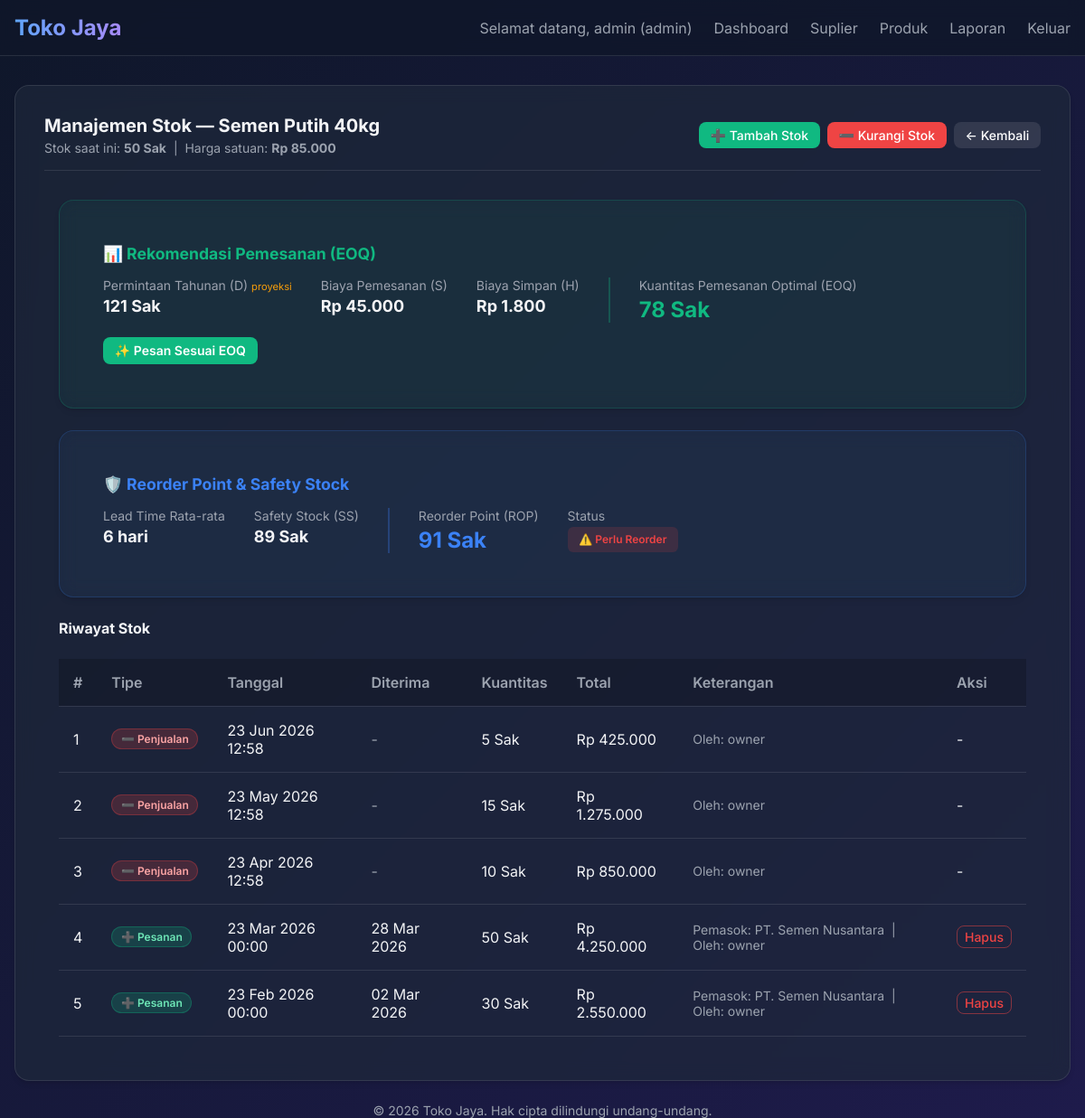
/public/products/2/orders (signed in), run on the app's committed database.
### tables this page shows
CREATE TABLE IF NOT EXISTS `products` (
  `id` int(11) NOT NULL AUTO_INCREMENT,
  `name` varchar(255) NOT NULL,
  `unit` varchar(50) NOT NULL,
  `price` decimal(15,2) NOT NULL,
  `stock` int(11) NOT NULL DEFAULT '0',
  `ordering_cost` decimal(15,2) NOT NULL DEFAULT '0',
  `holding_cost` decimal(15,2) NOT NULL DEFAULT '0',
  `created_at` datetime NOT NULL,
  `updated_at` datetime NOT NULL,
  PRIMARY KEY (`id`)
);

CREATE TABLE IF NOT EXISTS `sales` (
  `id` int(11) NOT NULL AUTO_INCREMENT,
  `date` datetime NOT NULL,
  `quantity` int(11) NOT NULL,
  `amount` decimal(15,2) NOT NULL,
  `created_by` int(11) NOT NULL,
  `product_id` int(11) NOT NULL,
  `created_at` datetime NOT NULL,
  `updated_at` datetime NOT NULL,
  PRIMARY KEY (`id`),
  KEY `created_by` (`created_by`),
  KEY `product_id` (`product_id`),
  CONSTRAINT `sales_ibfk_1` FOREIGN KEY (`created_by`) REFERENCES `users` (`id`) ON DELETE CASCADE,
  CONSTRAINT `sales_ibfk_2` FOREIGN KEY (`product_id`) REFERENCES `products` (`id`) ON DELETE CASCADE
);

CREATE TABLE IF NOT EXISTS `orders` (
  `id` int(11) NOT NULL AUTO_INCREMENT,
  `date` date NOT NULL,
  `received_date` date DEFAULT NULL COMMENT 'Tanggal barang diterima dari supplier',
  `order_quantity` int(11) NOT NULL,
  `amount` decimal(15,2) NOT NULL,
  `ordered_by` int(11) NOT NULL,
  `supplier_id` int(11) NOT NULL,
  `product_id` int(11) NOT NULL,
  `created_at` datetime NOT NULL,
  `updated_at` datetime NOT NULL,
  PRIMARY KEY (`id`),
  KEY `ordered_by` (`ordered_by`),
  KEY `supplier_id` (`supplier_id`),
  KEY `product_id` (`product_id`),
  CONSTRAINT `orders_ibfk_1` FOREIGN KEY (`ordered_by`) REFERENCES `users` (`id`) ON DELETE CASCADE,
  CONSTRAINT `orders_ibfk_2` FOREIGN KEY (`supplier_id`) REFERENCES `suppliers` (`id`) ON DELETE CASCADE,
  CONSTRAINT `orders_ibfk_3` FOREIGN KEY (`product_id`) REFERENCES `products` (`id`) ON DELETE CASCADE
);

### app/views/orders/index.php (the view, shortened to what the rows shown need)
<div class="card mb-4">
    <div class="card-header">
        <div>
            <h2 class="text-xl fw-bold">Manajemen Stok — <?= htmlspecialchars($data['product']['name']); ?></h2>
            <p class="text-muted text-sm mt-1">
                Stok saat ini: <strong><?= number_format($data['product']['stock']); ?> <?= htmlspecialchars($data['product']['unit']); ?></strong>
                &nbsp;|&nbsp; Harga satuan: <strong>Rp <?= number_format($data['product']['price'], 0, ',', '.'); ?></strong>
            </p>
        </div>
        <div style="display:flex; gap:.5rem; align-items:center; flex-wrap:wrap;">
            <?php if($_SESSION['role'] !== 'owner'): ?>
            <button class="btn btn-secondary btn-sm" onclick="openModal('modalOrder')" id="btnTambahStok">
                ➕ Tambah Stok
            </button>
            <button class="btn btn-danger btn-sm" onclick="openModal('modalSale')" id="btnKurangiStok">
                ➖ Kurangi Stok
            </button>
            <?php endif; ?>
            <a href="<?= BASEURL; ?>/products" class="btn btn-sm" style="background:rgba(255,255,255,0.1); color:#fff;">← Kembali</a>
        </div>
    </div>
    <div class="card-body">
        <div class="card mb-4" style="background: rgba(16, 185, 129, 0.05); border: 1px solid rgba(16, 185, 129, 0.2);">
            <div class="card-body">
                <h3 class="fw-bold mb-3" style="color: #10b981; font-size: 1.1rem;">📊 Rekomendasi Pemesanan (EOQ)</h3>
                <?php if ($data['ordering_cost'] == 0 || $data['holding_cost'] == 0): ?>
                    <p class="text-muted text-sm mb-0">Parameter EOQ belum lengkap. Silakan isi Biaya Pemesanan (S) dan Biaya Penyimpanan (H) pada halaman <a href="<?= BASEURL; ?>/products/edit/<?= $data['product']['id']; ?>" style="color: #10b981; text-decoration: underline;">Ubah Produk</a>.</p>
                <?php elseif ($data['demand'] == 0): ?>
                    <p class="text-muted text-sm mb-0">Belum ada data penjualan untuk produk ini. Tambahkan penjualan terlebih dahulu.</p>
                <?php else: ?>
                    <div class="d-flex flex-wrap" style="gap: 2rem;">
                        <div>
                            <p class="text-sm text-muted mb-1">Permintaan Tahunan (D) <?php if ($data['data_months'] < 12): ?><span style="color:#f59e0b; font-size:0.7rem;">proyeksi</span><?php endif; ?></p>
                            <p class="fw-bold text-lg"><?= number_format($data['demand']); ?> <?= htmlspecialchars($data['product']['unit']); ?></p>
                        </div>
                        <div>
                            <p class="text-sm text-muted mb-1">Biaya Pemesanan (S)</p>
                            <p class="fw-bold text-lg">Rp <?= number_format($data['ordering_cost'], 0, ',', '.'); ?></p>
                        </div>
                        <div>
                            <p class="text-sm text-muted mb-1">Biaya Simpan (H)</p>
                            <p class="fw-bold text-lg">Rp <?= number_format($data['holding_cost'], 0, ',', '.'); ?></p>
                        </div>
                        <div style="border-left: 2px solid rgba(16, 185, 129, 0.3); padding-left: 2rem;">
                            <p class="text-sm text-muted mb-1">Kuantitas Pemesanan Optimal (EOQ)</p>
                            <p class="fw-bold text-2xl" style="color: #10b981;"><?= number_format($data['eoq']); ?> <?= htmlspecialchars($data['product']['unit']); ?></p>
                        </div>
                    </div>
                    <?php if($_SESSION['role'] !== 'owner'): ?>
                    <div class="mt-3">
                        <button class="btn btn-sm" style="background: #10b981; color: #fff; font-weight: 600;" onclick="pesanSesuaiEOQ(<?= $data['eoq']; ?>)">
                            ✨ Pesan Sesuai EOQ
                        </button>
                    </div>
                    <?php endif; ?>
                <?php endif; ?>
            </div>
        </div>
        <div class="card mb-4" style="background: rgba(59, 130, 246, 0.05); border: 1px solid rgba(59, 130, 246, 0.2);">
            <div class="card-body">
                <h3 class="fw-bold mb-3" style="color: #3b82f6; font-size: 1.1rem;">🛡️ Reorder Point & Safety Stock</h3>
                <?php if ($data['lead_time'] <= 0 || $data['demand'] <= 0): ?>
                    <p class="text-muted text-sm mb-0">Data belum cukup untuk menghitung ROP. Diperlukan minimal data penjualan dan pesanan yang sudah diterima untuk menghitung Lead Time.</p>
                <?php else: ?>
                    <div class="d-flex flex-wrap" style="gap: 2rem;">
                        <div>
                            <p class="text-sm text-muted mb-1">Lead Time Rata-rata</p>
                            <p class="fw-bold text-lg"><?= $data['lead_time']; ?> hari</p>
                        </div>
                        <div>
                            <p class="text-sm text-muted mb-1">Safety Stock (SS)</p>
                            <p class="fw-bold text-lg"><?= number_format($data['safety_stock']); ?> <?= htmlspecialchars($data['product']['unit']); ?></p>
                        </div>
                        <div style="border-left: 2px solid rgba(59, 130, 246, 0.3); padding-left: 2rem;">
                            <p class="text-sm text-muted mb-1">Reorder Point (ROP)</p>
                            <p class="fw-bold text-2xl" style="color: #3b82f6;"><?= number_format($data['rop']); ?> <?= htmlspecialchars($data['product']['unit']); ?></p>
                        </div>
                        <div>
                            <p class="text-sm text-muted mb-1">Status</p>
                            <?php if ($data['rop_status'] === 'reorder'): ?>
                                <span class="badge" style="background: rgba(239, 68, 68, 0.15); color: #ef4444; padding: 0.4rem 0.8rem; border-radius: 6px; font-weight: 600;">⚠️ Perlu Reorder</span>
                            <?php else: ?>
                                <span class="badge" style="background: rgba(16, 185, 129, 0.15); color: #10b981; padding: 0.4rem 0.8rem; border-radius: 6px; font-weight: 600;">✓ Stok Aman</span>
                            <?php endif; ?>
                        </div>
                    </div>
                <?php endif; ?>
            </div>
        </div>
        <h3 class="fw-bold mb-2" style="font-size:1rem;">Riwayat Stok</h3>
        <div class="table-responsive">
            <table class="table">
                <thead>
                    <tr>
                        <th>#</th>
                        <th>Tipe</th>
                        <th>Tanggal</th>
                        <th>Diterima</th>
                        <th>Kuantitas</th>
                        <th>Total</th>
                        <th>Keterangan</th>
                        <th>Aksi</th>
                    </tr>
                </thead>
                <tbody>
                    <?php
                    $history = [];
                    foreach ($data['orders'] as $o) {
                        $history[] = [
                            'type'          => 'order',
                            'id'            => $o['id'],
                            'date'          => $o['date'],
                            'received_date' => $o['received_date'] ?? null,
                            'quantity'      => $o['order_quantity'],
                            'amount'        => $o['amount'],
                            'keterangan'    => 'Pemasok: ' . htmlspecialchars($o['supplier_name']) . ' &nbsp;|&nbsp; Oleh: ' . htmlspecialchars($o['ordered_by_name']),
                        ];
                    }
                    foreach ($data['sales'] as $s) {
                        $history[] = [
                            'type'       => 'sale',
                            'id'         => $s['id'],
                            'date'       => $s['date'],
                            'quantity'   => $s['quantity'],
                            'amount'     => $s['amount'],
                            'keterangan' => 'Oleh: ' . htmlspecialchars($s['created_by_name']),
                        ];
                    }
                    usort($history, fn($a, $b) => strtotime($b['date']) - strtotime($a['date']));
                    ?>
                    <?php if (empty($history)): ?>
                        <tr>
                            <td colspan="8" class="text-center text-muted">Belum ada riwayat stok.</td>
                        </tr>
                    <?php else: ?>
                        <?php foreach ($history as $i => $row): ?>
                            <tr>
                                <td><?= $i + 1; ?></td>
                                <td>
                                    <?php if ($row['type'] === 'order'): ?>
                                        <span class="stok-badge stok-badge--order">➕ Pesanan</span>
                                    <?php else: ?>
                                        <span class="stok-badge stok-badge--sale">➖ Penjualan</span>
                                    <?php endif; ?>
                                </td>
                                <td><?= date('d M Y H:i', strtotime($row['date'])); ?></td>
                                <td>
                                    <?php if ($row['type'] === 'order'): ?>
                                        <?php if (!empty($row['received_date'])): ?>
                                            <span class="text-success"><?= date('d M Y', strtotime($row['received_date'])); ?></span>
                                        <?php endif; ?>
                                    <?php else: ?>
                                        <span class="text-muted">-</span>
                                    <?php endif; ?>
                                </td>
                                <td><?= number_format($row['quantity']); ?> <?= htmlspecialchars($data['product']['unit']); ?></td>
                                <td>Rp <?= number_format($row['amount'], 0, ',', '.'); ?></td>
                                <td class="text-muted text-sm"><?= $row['keterangan']; ?></td>
                                <td>
                                    <?php if ($row['type'] === 'order'): ?>
                                    <form action="<?= BASEURL; ?>/products/<?= $data['product']['id']; ?>/orders" method="POST" style="display:inline;" onsubmit="return confirm('Apakah Anda yakin ingin menghapus pesanan ini? Stok akan dikurangi sesuai dengan kuantitas pesanan.');">
                                        <button type="submit" class="btn btn-sm" style="padding: 0.2rem 0.5rem; background: transparent; color: #ef4444; border: 1px solid rgba(239, 68, 68, 0.5);" title="Hapus Pesanan">Hapus</button>
                                    </form>
                                    <?php else: ?>
                                    -
                                    <?php endif; ?>
                                </td>
                            </tr>
                        <?php endforeach; ?>
                    <?php endif; ?>
                </tbody>
            </table>
        </div>
    </div>
</div>

### data on the page
products: name "Semen Putih 40kg", stock "50", unit "Sak", price "85.000"
sales: shows "➖ Penjualan", date "23 Jun 2026 12:58", quantity "5", product.unit "Sak", amount "425.000", keterangan "Oleh: owner"
sales: shows "➖ Penjualan", date "23 May 2026 12:58", quantity "15", product.unit "Sak", amount "1.275.000", keterangan "Oleh: owner"
sales: shows "➖ Penjualan", date "23 Apr 2026 12:58", quantity "10", product.unit "Sak", amount "850.000", keterangan "Oleh: owner"
orders: shows "➕ Pesanan", date "23 Mar 2026 00:00", received_date "28 Mar 2026", order_quantity "50", product.unit "Sak", amount "4.250.000", keterangan "Pemasok: PT. Semen Nusantara | Oleh: owner"
orders: shows "➕ Pesanan", date "23 Feb 2026 00:00", received_date "02 Mar 2026", order_quantity "30", product.unit "Sak", amount "2.550.000", keterangan "Pemasok: PT. Semen Nusantara | Oleh: owner"

### other printed values
$_SESSION['username'] "admin"
$_SESSION['role'] "admin"
$data['demand'] "121"
$data['ordering_cost'] "45.000"
$data['holding_cost'] "1.800"
$data['eoq'] "78"
$data['lead_time'] "6"
$data['safety_stock'] "89"
$data['rop'] "91"
